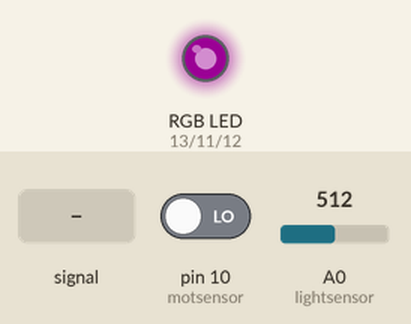
Bench run of a sketch on a simulated Arduino Uno, built with avr-gcc and run on an emulated ATmega328P. On the bench: an RGB LED mixed from three pins (HIGH = lit). Dashed ring = blinking. The test bench sets the inputs (shaded band); at power-on: pin 10 (motsensor) LOW, A0 (lightsensor) = 512. Dim RGB values are drawn brighter than linear.

Above: at 1.2 s.
1.3 s: A0 (lightsensor) fed a 200 Hz sine of ±460 counts around its level
At 2.1 s:
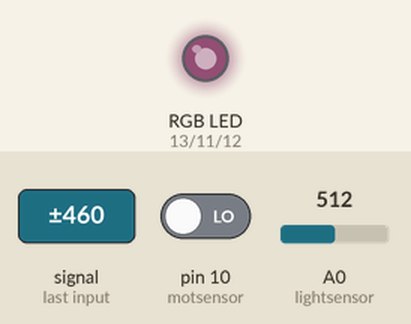
2.8 s: pin 10 (motsensor) driven HIGH
At 3.55 s:
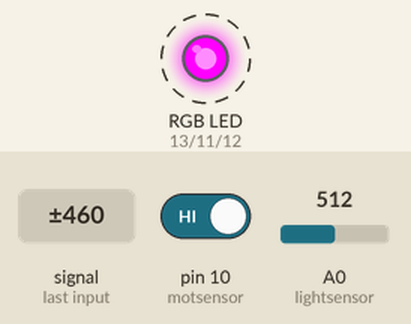
5.8 s: A0 (lightsensor) set to 495
At 5.95 s:
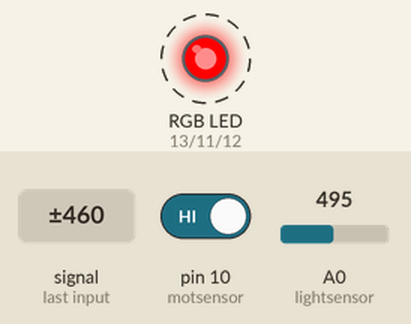
8.8 s: pin 10 (motsensor) driven LOW
10.3 s: A0 (lightsensor) fed a 1000 Hz sine of ±255 counts around its level
At 11.1 s:
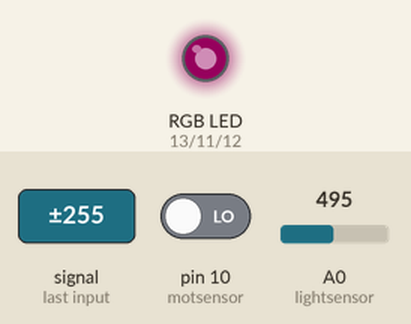
11.8 s: A0 (lightsensor) fed a 50 Hz sine of ±306 counts around its level
Timing chart, 0 to 14.3 s (numbered marks = the images above; inputs shaded):
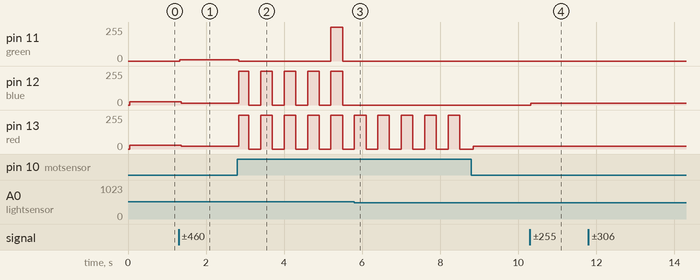

The sketch:

lightsensor.ino
```cpp
int red = 13;
int blue = 12;
int green = 11;
int lightsensor = A0;
int motsensor = 10;

void setup() {
  pinMode(13, OUTPUT);
  pinMode(12, OUTPUT);
  pinMode(11, OUTPUT);
  pinMode(10, INPUT);
}

void loop() {
  if (digitalRead(motsensor)) {
    delay(300);
  }
  digitalWrite(red, LOW);
  digitalWrite(blue, LOW);
  digitalWrite(green, LOW);
  if (digitalRead(motsensor)) {
    delay(300);
  }
  int light = analogRead(lightsensor);
  if (light > 255) {
    digitalWrite(red, HIGH);
  }
  if (light > 511) {
    digitalWrite(blue, HIGH);
  }
  if (light > 767) {
    digitalWrite(green, HIGH);
  }
}
```

Measured:
- the behaviour switches between 512 and 511 on A0 (lightsensor) (found by bisection; images 2 and 3)
- after the input at 1.3 s, pin 11 (green): 0/255 → 10/255 at once; pin 12 (blue): 26/255 → 15/255 after 0.06 s; pin 13 (red): 27/255 → 19/255 after 0.06 s
- after the input at 2.8 s, pin 11 (green): 10/255 → 0/255 at once, → 255/255 2.4 s later, → 0/255 0.30 s later; pin 12 (blue), pin 13 (red): alternates 255/255 for 0.30 s and 0/255 for 0.30 s, starting at once
- after the input at 5.8 s, pin 11 (green), pin 12 (blue): stops changing and stays 0/255
- after the input at 10.3 s, pin 12 (blue): 0/255 → 13/255 at once
